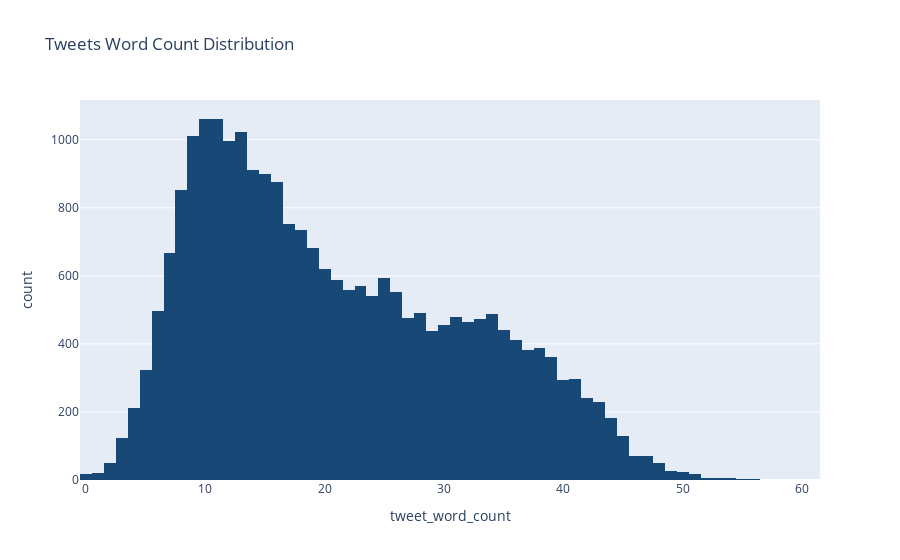

The notebook cell saved with this chart:
### Code cell
# word count distribution
N = 5
print('{} documents in total'.format(df_filtered1.shape[0]))
print('{} documents have fewer than {N} words'.format(df_filtered1[df_filtered1.tweet_word_count<N].shape[0], N = N))
print('{}% documents have fewer than {N} words'.format(round(df_filtered1[df_filtered1.tweet_word_count<N].shape[0]/df_filtered1.shape[0]*100, 1), N = N))

fig = px.histogram(df_filtered1, x="tweet_word_count", title="Tweets Word Count Distribution",color_discrete_sequence=['#174876'])
fig.show()

### Figure 1 — Plotly figure (JSON) as saved in the notebook; plotly's stock layout.template omitted (floating-point values rounded to 4 significant figures; data arrays with more than 128 entries replaced by an {"elided": "..."} marker saying what was removed)
{"data": [{"alignmentgroup": "True", "bingroup": "x", "hovertemplate": "tweet_word_count=%{x}<br>count=%{y}<extra></extra>", "legendgroup": "", "marker": {"color": "#174876", "pattern": {"shape": ""}}, "name": "", "offsetgroup": "", "orientation": "v", "showlegend": false, "type": "histogram", "x": {"elided": "24195 int values"}, "xaxis": "x", "yaxis": "y"}], "layout": {"barmode": "relative", "legend": {"tracegroupgap": 0}, "title": {"text": "Tweets Word Count Distribution"}, "xaxis": {"anchor": "y", "domain": [0, 1], "title": {"text": "tweet_word_count"}}, "yaxis": {"anchor": "x", "domain": [0, 1], "title": {"text": "count"}}}}
